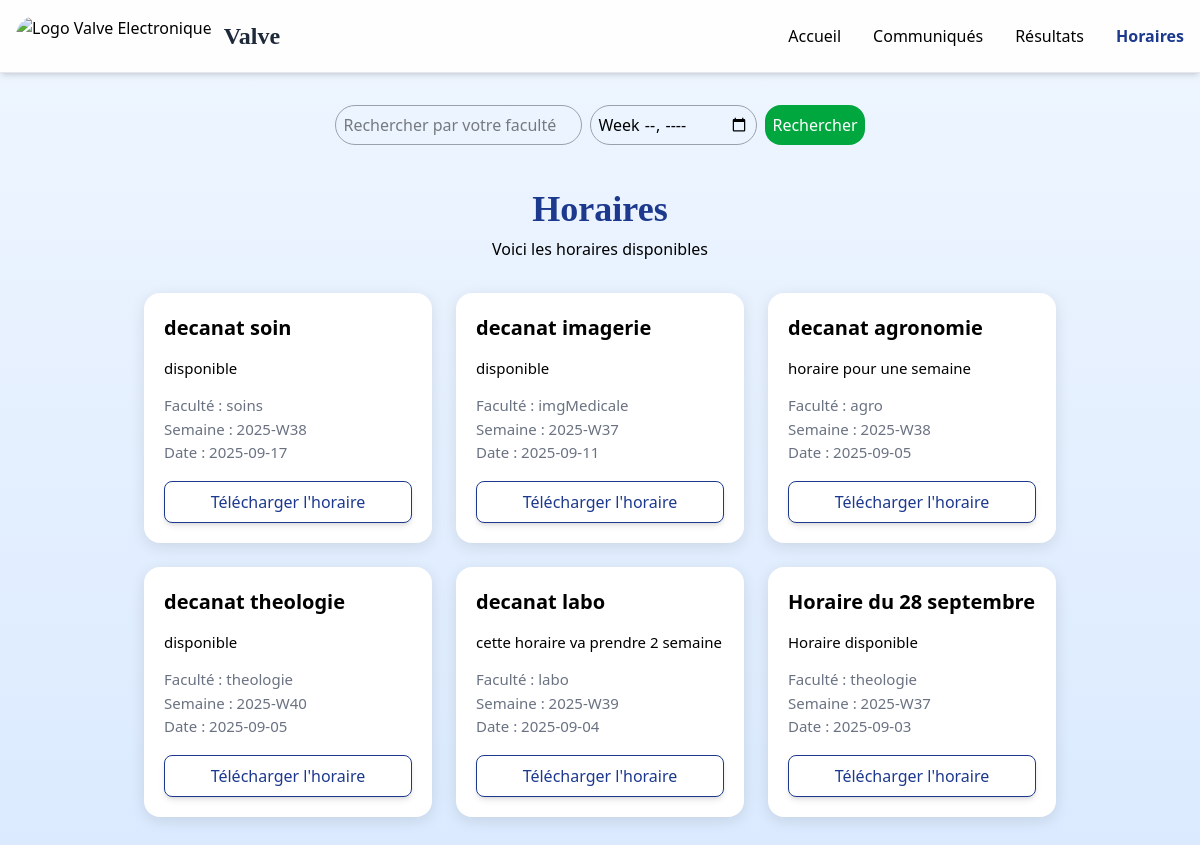
The page /horaires.php on the database its author committed.
### tables this page shows
CREATE TABLE `horaires` (
  `id` int(11) NOT NULL,
  `titre` varchar(255) NOT NULL,
  `details` text NOT NULL,
  `datte` date NOT NULL,
  `fichier_nom` varchar(255) NOT NULL,
  `fichier_chemin` varchar(255) NOT NULL,
  `faculte` varchar(255) NOT NULL,
  `semaine` varchar(8) NOT NULL
);

### horaires.php (the view, shortened to what this page needs)
<!DOCTYPE html>
<html lang="fr">
<head>
  <script src="https://cdn.jsdelivr.net/npm/@tailwindcss/browser@4"></script>
</head>
<body class="bg-gradient-to-b from-blue-50 to-blue-100">
  <nav class="border-b border-gray-200 bg-white/90 backdrop-blur-md shadow-md sticky top-0 z-50">
    <div class="max-w-screen-xl flex flex-wrap items-center justify-between mx-auto p-4">
      <a href="index.php" class="flex items-center space-x-3 rtl:space-x-reverse">
        <img src="img/logo.jpeg" class="h-10 rounded-full" alt="Logo Valve Electronique" />
        <span class="text-2xl font-semibold text-gray-800 titre">Valve</span>
      </a>
      <div class="hidden w-full md:block md:w-auto" id="navbar-solid-bg">
        <ul
          class="flex flex-col font-medium mt-4 rounded-lg bg-white md:space-x-8 rtl:space-x-reverse md:flex-row md:mt-0 md:border-0 md:bg-transparent">
          <li><a href="index.php" class="block py-2 px-3 md:p-0 hover:text-blue-900">Accueil</a></li>
          <li><a href="communiques.php" class="block py-2 px-3 md:p-0 hover:text-blue-900">Communiqués</a></li>
          <li><a href="resultats.php" class="block py-2 px-3 md:p-0 hover:text-blue-900">Résultats</a></li>
          <li><a href="horaires.php"
              class="block py-2 px-3 md:p-0 text-blue-900 font-semibold border-b-2 border-blue-600 md:border-0">Horaires</a></li>
        </ul>
      </div>
    </div>
  </nav>
  <form action="horaires.php" method="post"
    class="fac m-auto w-[600px] p-[20px] flex flex-wrap gap-2 justify-center">
    <input type="search" name="faculte" class="recherche border border-gray-400 rounded-3xl mt-3 p-[7px]" required
      placeholder="Rechercher par votre faculté">
    <input type="week" name="semaine" class="semaine border border-gray-400 rounded-3xl mt-3 p-[7px]" required>
    <button type="submit" class="bg-green-600 hover:bg-green-700 btn p-[7px] rounded-2xl text-white mt-3">Rechercher</button>
  </form>
  <div class="entete mt-6 text-center">
    <h1 class="text-3xl md:text-4xl font-bold text-blue-900 titre mb-2">Horaires</h1>
    <p>Voici les horaires disponibles</p>
  </div>
  <div class="container">
    <?php
      include("connexion.php");
      if(isset($_POST['faculte']) && isset($_POST['semaine'])){
          $faculte = trim($_POST['faculte']);
          $semaine = trim(htmlspecialchars($_POST['semaine']));
          $sql = "SELECT * FROM horaires WHERE semaine LIKE :semaine AND faculte LIKE :faculte";
          $req = $connexion->prepare($sql);
          $req->execute([
              'semaine' => "%$semaine%",
              'faculte' => "%$faculte%"
          ]);
          if ($req->rowCount() > 0) {
              while($horaires=$req->fetch()){
                  echo '<div class="horaires">
                          <h2 class="font-semibold text-[20px]">'.$horaires['titre'].'</h2>
                          <p class="mt-3 text-[15px] leading-relaxed">'.$horaires['details'].'</p>
                          <p class="mt-3 text-[15px] text-gray-500">Faculté : '.$horaires['faculte'].'</p>
                          <p class="text-gray-500 text-[15px]">Semaine : '.$horaires['semaine'].'</p>
                          <p class="text-gray-500 text-[15px]">Date : '.$horaires['datte'].'</p>
                          <a href="admin/'.$horaires['fichier_chemin'].'" class="tel mt-4 text-blue-900 hover:text-white hover:bg-blue-900 ease-in-out text-center px-4 py-2 rounded-lg font-medium shadow-md">Télécharger l\'horaire</a>
                        </div>';
              }
          } else {
              echo '<div class="bg-white drop-shadow-lg text-red-500 w-[500px] rounded-lg p-[20px] text-center animate-pulse">
                      Aucun résultat trouvé
                    </div>';
          }
      } else {
          $sql = "SELECT * FROM horaires ORDER BY datte DESC";
          $req = $connexion->prepare($sql);
          $req->execute();
          if ($req->rowCount() > 0) {
          $i = 0;
          while($horaires=$req->fetch()){
              echo '<div class="horaires" style="animation-delay: '.($i * 0.2).'s;">
                      <h2 class="font-semibold text-[20px]">'.$horaires['titre'].'</h2>
                      <p class="mt-3 text-[15px] leading-relaxed">'.$horaires['details'].'</p>
                      <p class="mt-3 text-[15px] text-gray-500">Faculté : '.$horaires['faculte'].'</p>
                      <p class="text-gray-500 text-[15px]">Semaine : '.$horaires['semaine'].'</p>
                      <p class="text-gray-500 text-[15px]">Date : '.$horaires['datte'].'</p>
                      <a href="admin/'.$horaires['fichier_chemin'].'" class="tel mt-4 text-blue-900 hover:text-white hover:bg-blue-900 ease-in-out text-center px-4 py-2 rounded-lg font-medium shadow-md">Télécharger l\'horaire</a>
                    </div>';
              $i++;}
          }else{
                echo '<div class = "horaires">Aucun horaire disponible</div>';
              }
      }
    ?>
  </div>
</body>
</html>

### horaires.php (style rules this page uses)
* { transition: all .3s ease-in-out; }
.titre { font-family: Georgia, 'Times New Roman', Times, serif; }
.tel { border: oklch(37.9% 0.146 265.522) 1px solid; }
.horaires { background: white; border-radius: 1rem; box-shadow: 0 4px 15px rgba(0, 0, 0, 0.1); padding: 1.25rem; min-height: 250px; display: flex; flex-direction: column; justify-content: space-between; opacity: 0; transform: translateY(40px); animation: slideUp 0.6s ease-in-out forwards; }
.horaires:nth-child(1) { animation-delay: 0.2s; }
.horaires:nth-child(2) { animation-delay: 0.4s; }
.horaires:nth-child(3) { animation-delay: 0.6s; }
.horaires:nth-child(4) { animation-delay: 0.8s; }
.horaires:nth-child(5) { animation-delay: 1s; }
.container { margin: auto; display: flex; flex-wrap: wrap; justify-content: center; gap: 1.5rem; padding: 2rem; }
@media screen and (min-width: 1025px) { form { width: 600px; } }
@media screen and (min-width: 1025px) { .horaires { width: 30%; } }

### rows shown on the page
horaires: titre "decanat soin", details "disponible", faculte "soins", semaine "2025-W38", datte "2025-09-17"
horaires: titre "decanat imagerie", details "disponible", faculte "imgMedicale", semaine "2025-W37", datte "2025-09-11"
horaires: titre "decanat agronomie", details "horaire pour une semaine", faculte "agro", semaine "2025-W38", datte "2025-09-05"
horaires: titre "decanat theologie", details "disponible", faculte "theologie", semaine "2025-W40", datte "2025-09-05"
horaires: titre "decanat labo", details "cette horaire va prendre 2 semaine", faculte "labo", semaine "2025-W39", datte "2025-09-04"
horaires: titre "Horaire du 28 septembre", details "Horaire disponible", faculte "theologie", semaine "2025-W37", datte "2025-09-03"
